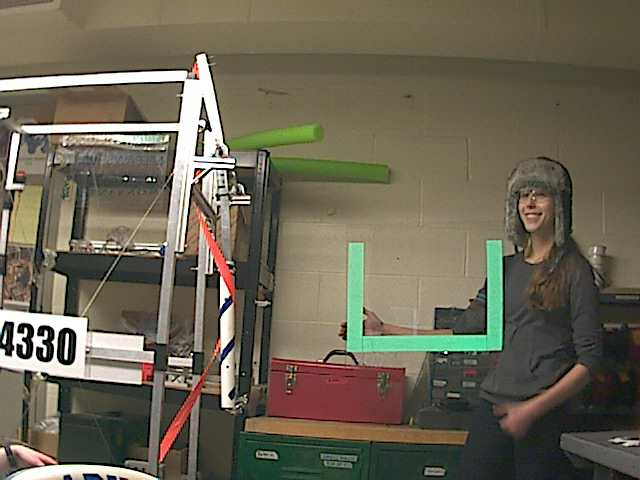
//> input picture images/reflective.jpg, 640 x 480 px
$ ./blob ../images/reflective.jpg   (built with g++ and OpenCV 4)
//> lines starting //> are read from the running program, lines starting //| are printed output that depends on the picture; after the words box and inside, x2 and y2 are one past the last pixel; in counts of white or black regions, pixels touching at a corner belong together
#include "opencv2/highgui/highgui.hpp"
#include "opencv2/imgproc/imgproc.hpp"
#include <iostream>
#include <stdio.h>
#include <stdlib.h>
#include <limits>

using namespace cv;
using namespace std;

/// Global variables
Mat src, src_hls, color_filtered;
int iLowH = 0;
int iHighH = 179;
int iLowS = 28;
int iHighS = 255;
int iLowL = 0;
int iHighL = 255;

const char* controls_window = "Controls";
const char* color_filter_window = "Binary Image";
const char* cleaned_window = "Cleaned Image";

/// Function header
void clean_demo( int, void* );

/** @function main */
int main( int, char** argv )
{
  /// Load source image and convert it to gray
  src = imread( argv[1], 1 );
//> src is the input picture: 480 rows x 640 cols, CV_8UC3; mean B, G, R 83.8, 101.1, 106.4
  cvtColor( src, src_hls, CV_BGR2HLS );
//> src_hls: 480 rows x 640 cols, CV_8UC3; mean of channels 0, 1, 2 33.1, 96.2, 54.2

  /// Create a window and a trackbar
  namedWindow( controls_window, CV_WINDOW_AUTOSIZE );
  createTrackbar( "LowH: ", controls_window, &iLowH, 179, clean_demo );
  createTrackbar( "HighH: ", controls_window, &iHighH, 179, clean_demo );
  createTrackbar( "LowS: ", controls_window, &iLowS, 255, clean_demo );
  createTrackbar( "HighS: ", controls_window, &iHighS, 255, clean_demo );
  createTrackbar( "LowL: ", controls_window, &iLowL, 255, clean_demo );
  createTrackbar( "HighL: ", controls_window, &iHighL, 255, clean_demo );
  imshow( controls_window, src );

  clean_demo( 0, 0 );

  waitKey(0);
  return(0);
}

void clean_demo( int, void* )
{
  printf( "(%d,%d,%d) to (%d,%d,%d)\n", iLowH, iLowS, iLowL, iHighH, iHighS, iHighL );

  inRange( src_hls, Scalar(iLowH, iLowS, iLowL), Scalar(iHighH, iHighS, iHighL), color_filtered );
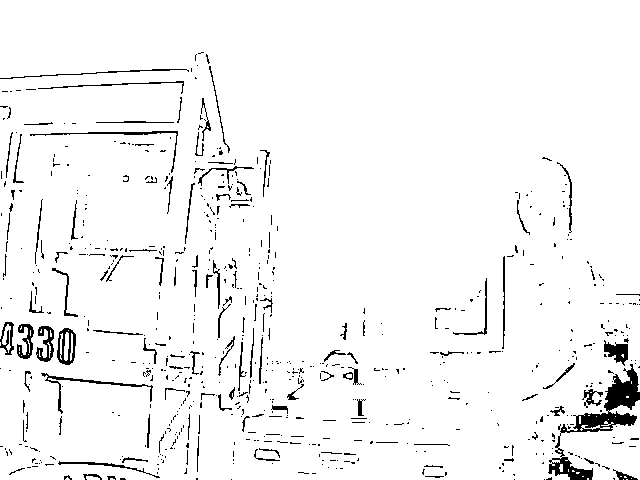
//> color_filtered: 480 rows x 640 cols, CV_8UC1; 95.7% white; black in thin lines or dots, all inside (x1, y1, x2, y2) = (0, 52, 640, 480)
  namedWindow( color_filter_window, CV_WINDOW_AUTOSIZE );
  imshow( color_filter_window, color_filtered );

  std::vector < std::vector<Point> > contours;
  std::vector < std::vector<Point> > filteredContours;
  std::vector<Point2d> centers;

  Mat tmpBinaryImage = color_filtered.clone();
  findContours(tmpBinaryImage, contours, RETR_LIST, CHAIN_APPROX_NONE);
//> contours = 855 contours, 676 with area under 20; largest, box (x1, y1, x2, y2) and area: (0, 0, 640, 480) 303284, (559, 410, 638, 434) 1046, (56, 327, 77, 366) 624, (40, 372, 154, 415) 562, (29, 130, 179, 174) 536
  Mat cleanedImage;
  cvtColor( color_filtered, cleanedImage, CV_GRAY2RGB );
  cleanedImage.setTo(Scalar(255,255,255));
//> cleanedImage: 480 rows x 640 cols, CV_8UC3; every value is 255

  for (size_t contourIdx = 0; contourIdx < contours.size(); contourIdx++) {
    Point2d center;
    const Moments moms = moments(Mat(contours[contourIdx]));

    // filter blobs which are too small
    double area = moms.m00;
    if ( area < 300 ) {
      continue;
    }
    Rect rect = boundingRect(contours[contourIdx]);
    double width = rect.width;
    double height = rect.height;
    double aspectRatio = height / width;
    double perfectAspectRatio = 2.5;
    double bigAspectRatio = (4/15);
    double smallAspectRatio = (2/15);
    double aspectRatioTolerance = 0.5;
    if (( aspectRatio < bigAspectRatio - aspectRatioTolerance ||
         aspectRatio > bigAspectRatio + aspectRatioTolerance) || (aspectRatio < smallAspectRatio - aspectRatioTolerance || aspectRatio > smallAspectRatio + aspectRatioTolerance )) {
         continue;
       }

    double rectangularness = area / ( width * height );
    //if ( rectangularness < 0.7 ) {
    //  continue;
   // }

    printf("Area is %.2f\n", area);
    center = Point2d(moms.m10 / moms.m00, moms.m01 / moms.m00);
    circle( cleanedImage, center, 2, Scalar(0), 2, 8, 0);
    filteredContours.push_back(contours[contourIdx]);
    centers.push_back(center);
  }
//> this loop made 855 passes
//> (area, rect, width, height, aspectRatio, rectangularness, center) on passes 222, 353, 819, 844: (1046.5, Rect(559, 410, 79, 24), 79, 24, 0.304, 0.552, Point(599.6, 421.8)), (561.5, Rect(40, 372, 114, 43), 114, 43, 0.377, 0.115, Point(88.77, 385.3)), (536, Rect(29, 130, 150, 44), 150, 44, 0.293, 0.0812, Point(121.4, 136.6)), (366, Rect(37, 80, 148, 15), 148, 15, 0.101, 0.165, Point(117.1, 84.57))
//> (area, rect, width, height, aspectRatio) on passes 473, 509, 510, 514, 855: (398.5, Rect(603, 339, 26, 28), 26, 28, 1.08), (624.5, Rect(56, 327, 21, 39), 21, 39, 1.86), (436.5, Rect(35, 325, 20, 38), 20, 38, 1.9), (398.5, Rect(16, 323, 19, 37), 19, 37, 1.95), (303283.5, Rect(0, 0, 640, 480), 640, 480, 0.75)
//| Area is 1046.50
//| Area is 561.50
//| Area is 536.00
//| Area is 366.00
//> (output is shown up to pass 844 of 855)
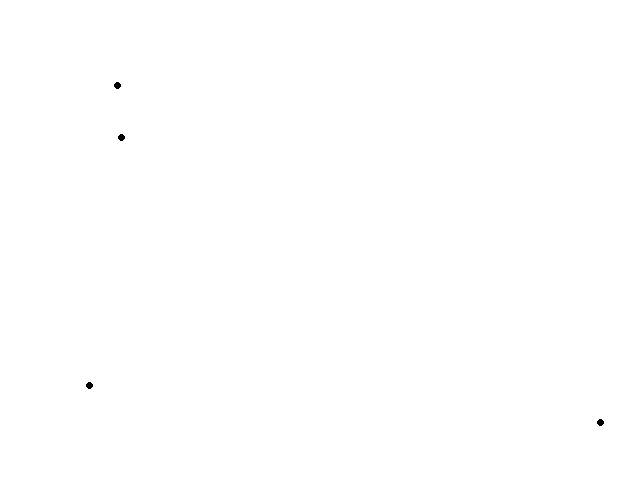
//> cleanedImage: 480 rows x 640 cols, CV_8UC3; 100% white; 4 black regions, box (x1, y1, x2, y2) and area: (114, 82, 121, 89) 37, (118, 134, 125, 141) 37, (86, 382, 93, 389) 37, (597, 419, 604, 426) 37

  drawContours( cleanedImage, filteredContours, -1, Scalar(0,255,0) );
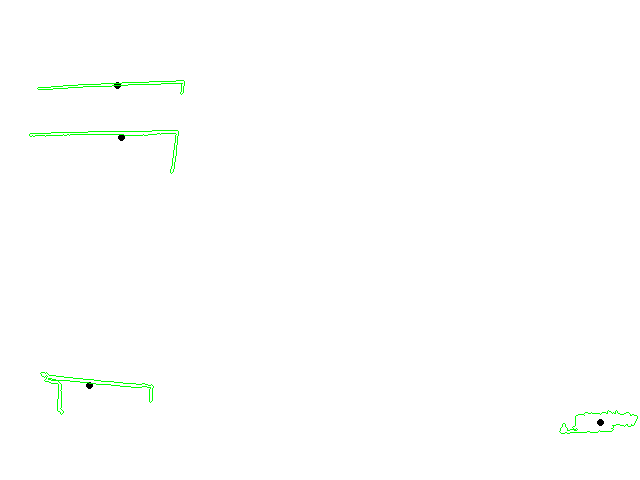
//> cleanedImage: 480 rows x 640 cols, CV_8UC3; 0.4% of pixels changed, all inside (x1, y1, x2, y2) = (29, 80, 638, 434)
  if ( centers.size() == 2 ) {
    double centerX = (centers[0].x + centers[1].x)/2;
    double centerY = (centers[0].y + centers[1].y)/2;
    printf("Aim Point is (%.2f, %.2f)\n", centerX, centerY);
    Point2d aimPoint = Point2d(centerX, centerY);
    circle(cleanedImage, aimPoint, 2, Scalar(0,0,255), 2, 8, 0);
  }

  namedWindow( cleaned_window, CV_WINDOW_AUTOSIZE );
  imshow( cleaned_window, cleanedImage );
}
